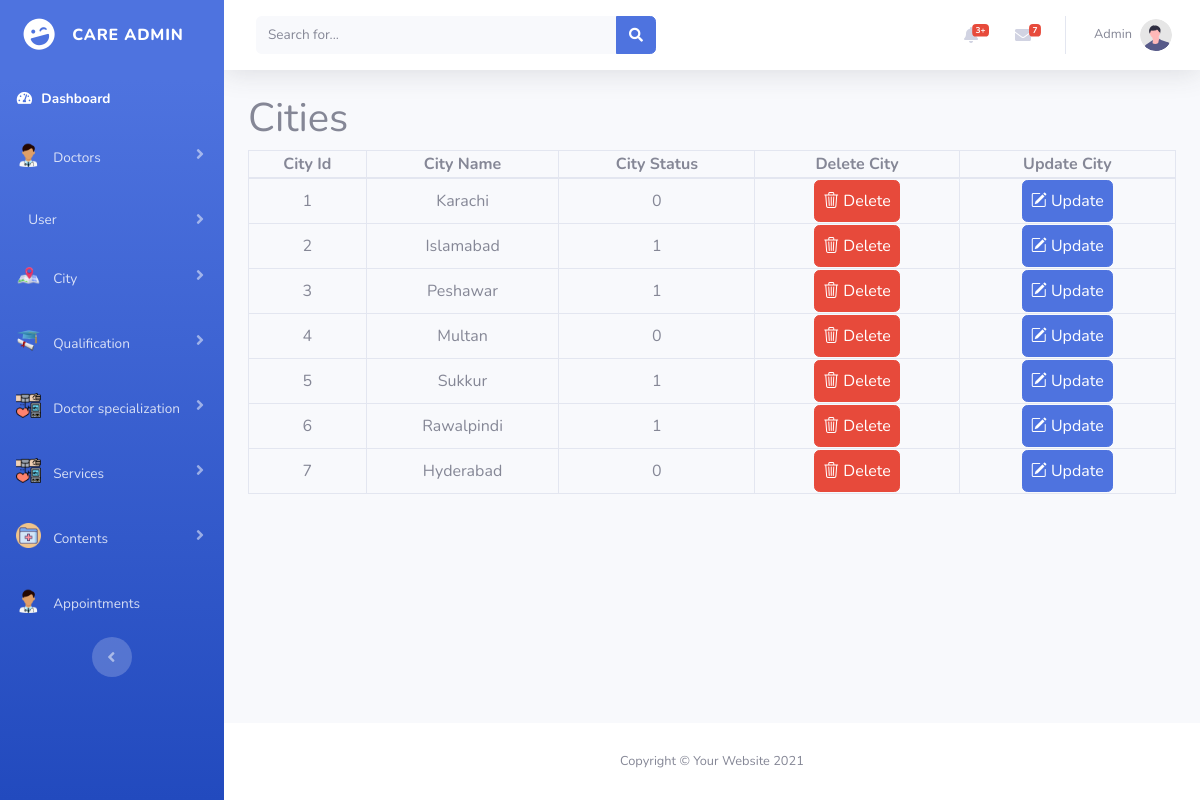
The page /admin/viewcities.php (signed in) on the database as committed earlier.
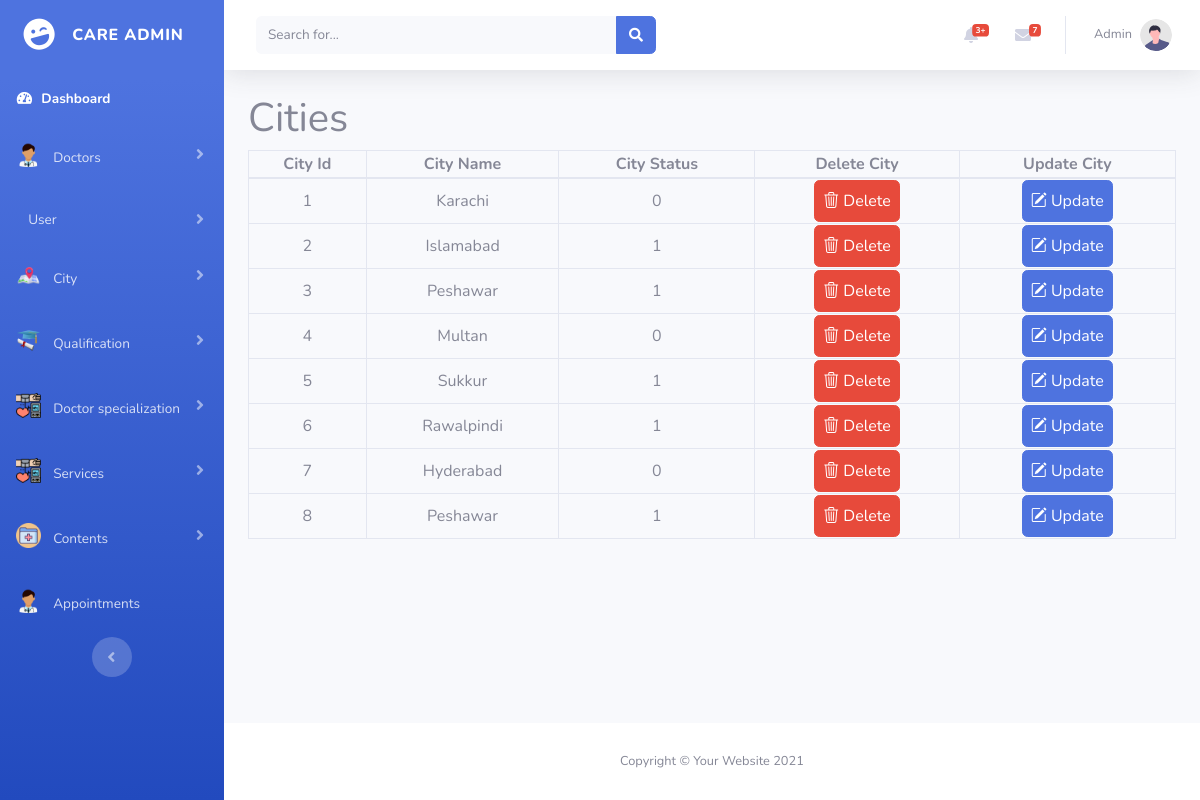
The same page on the database as committed later.
### tables this page shows
CREATE TABLE `city` (
  `city_id` int(11) NOT NULL,
  `city_name` varchar(100) NOT NULL,
  `status` int(11) NOT NULL
);

### admin/viewcities.php (the view, shortened to what this page needs)
<?php
include("connection.php");
$select_city_query = "SELECT * FROM `city`";
$run_select_city_query = mysqli_query($connection, $select_city_query);
?>
<!DOCTYPE html>
<html lang="en">
<head>
    <link href="vendor/fontawesome-free/css/all.min.css" rel="stylesheet" type="text/css">
    <link href="https://cdn.jsdelivr.net/npm/bootstrap@5.0.2/dist/css/bootstrap.min.css" rel="stylesheet"
>
        <link rel="stylesheet" href="https://cdn.jsdelivr.net/npm/bootstrap-icons@1.11.1/font/bootstrap-icons.css">
    <link href="css/sb-admin-2.min.css" rel="stylesheet">
</head>
<body id="page-top">
    <div id="wrapper">
        <?php include 'sidebar.php';?>
        <div id="content-wrapper" class="d-flex flex-column">
            <div id="content">
                <?php include 'topbar.php';?>
                <div class="container">
                        <h1>Cities</h1>
                        <table class="table-bordered w-100 text-center">
                            <thead>
                                <th>City Id</th>
                                <th>City Name</th>
                                <th>City Status</th>
                                <th>Delete City</th>
                                <th>Update City</th>
                            </thead>
                            <tbody>
                                <?php while($row = mysqli_fetch_array($run_select_city_query)){?>
                              <tr>
                                        <td><?php echo $row['city_id']; ?></td>
                                        <td><?php echo $row['city_name']; ?></td>
                                        <td><?php echo $row['status']; ?></td>
                                        <td><a href="deletecity.php?id=<?php echo $row['city_id']; ?>" class="btn btn-danger px-2 py-2"><i class="bi bi-trash3"></i> Delete</a></td>
                                        <td><a href="updatecity.php?id=<?php echo $row['city_id']; ?>" class="btn btn-primary px-2 py-2"><i class="bi bi-pencil-square"></i> Update</a></td>
                              </tr>
                                <?php } ?>
                            </tbody>
                        </table>
                </div>
            </div>
            <?php include 'footer.php' ?>
        </div>
    </div>
</body>
</html>

Rows that differ between the two databases and show on the page:
added city: city_id "8", city_name "Peshawar", status "1"
